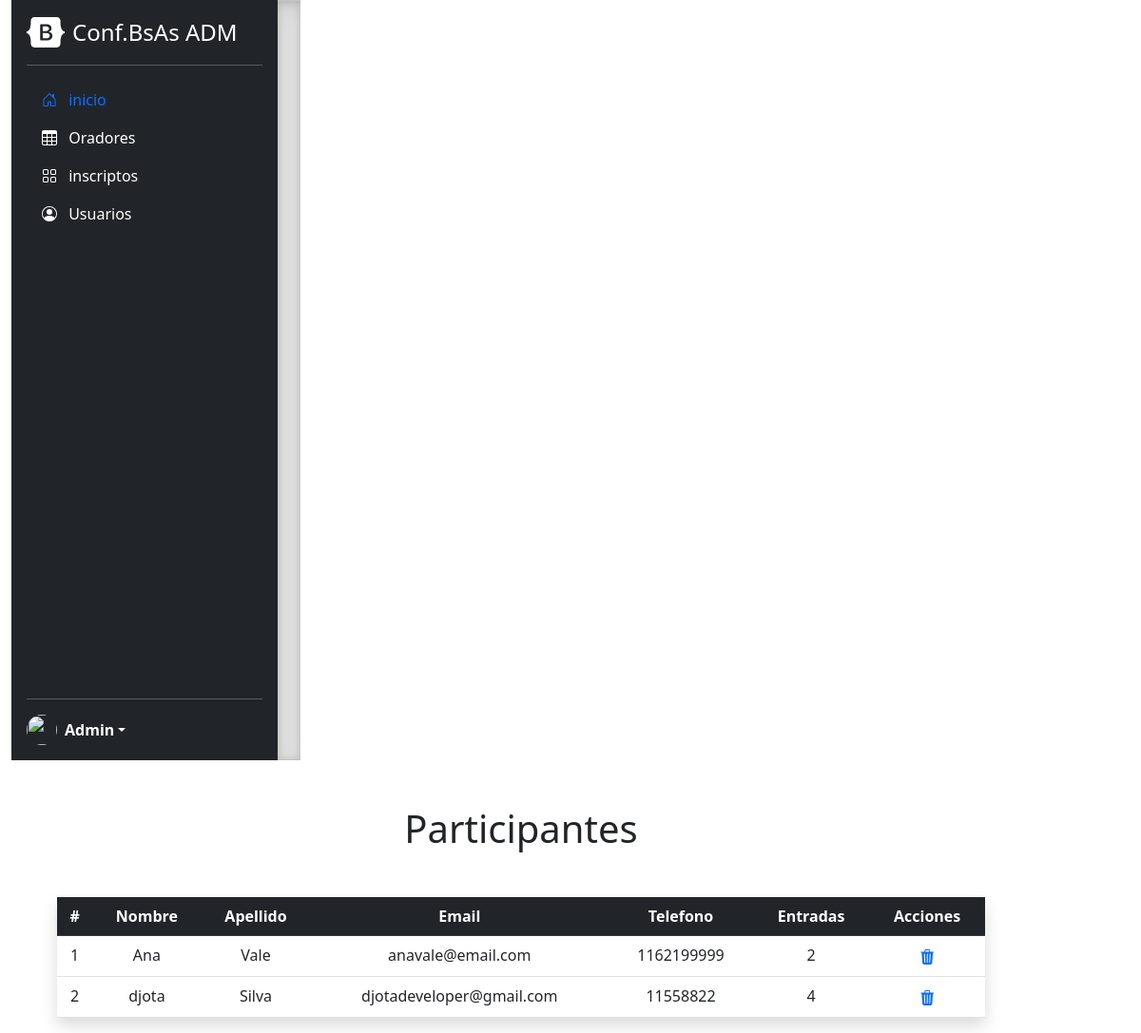
Page /inscriptos.php on the committed database.
### tables this page shows
CREATE TABLE `inscriptos` (
  `id` int(11) NOT NULL,
  `nombre` varchar(150) NOT NULL,
  `apellido` varchar(150) DEFAULT NULL,
  `email` varchar(100) NOT NULL,
  `telefono` int(30) NOT NULL,
  `cant_entradas` int(11) NOT NULL
);

### inscriptos.php (the view, shortened to what this page needs)
<!DOCTYPE html>
<html lang="en">
<head>
  <link href="https://cdn.jsdelivr.net/npm/bootstrap@5.3.0-alpha3/dist/css/bootstrap.min.css" rel="stylesheet"
 />
    <link rel="stylesheet" href="https://cdn.jsdelivr.net/npm/bootstrap-icons@1.10.5/font/bootstrap-icons.css">
</head>
<body>
  <div class="container-fluid">
    <div class="row">
      <div class="col-md-4">
      <?php include_once("inicio-adm.php") ?>
      </div>
      <div class="col-md-8 mx-auto ms-5" style="width:1000px">
      <h1 class="text-center mt-5 mb-5">Participantes</h1>
        <table class="table shadow text-center">
          <thead class="table-dark">
            <tr>
              <th scope="col">#</th>
              <th scope="col">Nombre</th>
              <th scope="col">Apellido</th>
              <th scope="col">Email</th>
              <th scope="col">Telefono</th>
              <th scope="col">Entradas</th>
              <th scope="col">Acciones</th>
            </tr>
          </thead>
          <tbody>
          <?php
            $conn = new mysqli("localhost", "root", "", "codo_final");
            $query = $conn->query("SELECT * FROM inscriptos");
            while ($inscripto = $query->fetch_assoc()) {
              $listaInscriptos[] = $inscripto;
            }
            $cantInscriptos = count($listaInscriptos);
            for ($i = 0; $i < $cantInscriptos; $i++) {
              echo "<tr>";
              echo "<td>";
              $idUser = $listaInscriptos[$i]["id"];
              echo $idUser;
              echo "</td>";
              echo "<td>";
              $nombre = $listaInscriptos[$i]["nombre"];
              echo $nombre;
              echo "</td>";
              echo "<td>";
              $apellido = $listaInscriptos[$i]["apellido"];
              echo $apellido;
              echo "</td>";
              echo "<td>";
              $email = $listaInscriptos[$i]["email"];
              echo $email;
              echo "</td>";
              echo "<td>";
              $telefono = $listaInscriptos[$i]["telefono"];
              echo $telefono;
              echo "</td>";
              echo "<td>";
              $cant_entradas = $listaInscriptos[$i]["cant_entradas"];
              echo $cant_entradas;
              echo "</td>";
              echo "<td>";
              echo "<a href='#' data-bs-toggle='modal' data-bs-target='#delModal' id='$idUser' user='$nombre' ><i class='bi bi-trash3-fill m-1'></i></a>";
              echo "</td>";
              echo "</tr>";
            }
            ?>
          </tbody>
        </table>
      </div>
    </div>
  </div>
</body>
</html>

### css/sidebars.css (style rules this page uses)
body { min-height: 100vh; min-height: -webkit-fill-available; }
html { height: -webkit-fill-available; }
.bi { vertical-align: -.125em; pointer-events: none; fill: currentColor; }

### inicio-adm.php (style rules this page uses)
body { background-image: url(https://citymap-wallpaper.com/wp-content/uploads/2021/03/Desktop_21-9_White_BuenosAires.png); background-repeat: no-repeat; background-size:cover; }

### rows in the picture
inscriptos: id "1", nombre "Ana", apellido "Vale", email "anavale@email.com", telefono "1162199999", cant_entradas "2"
inscriptos: id "2", nombre "djota", apellido "Silva", email "djotadeveloper@gmail.com", telefono "11558822", cant_entradas "4"
